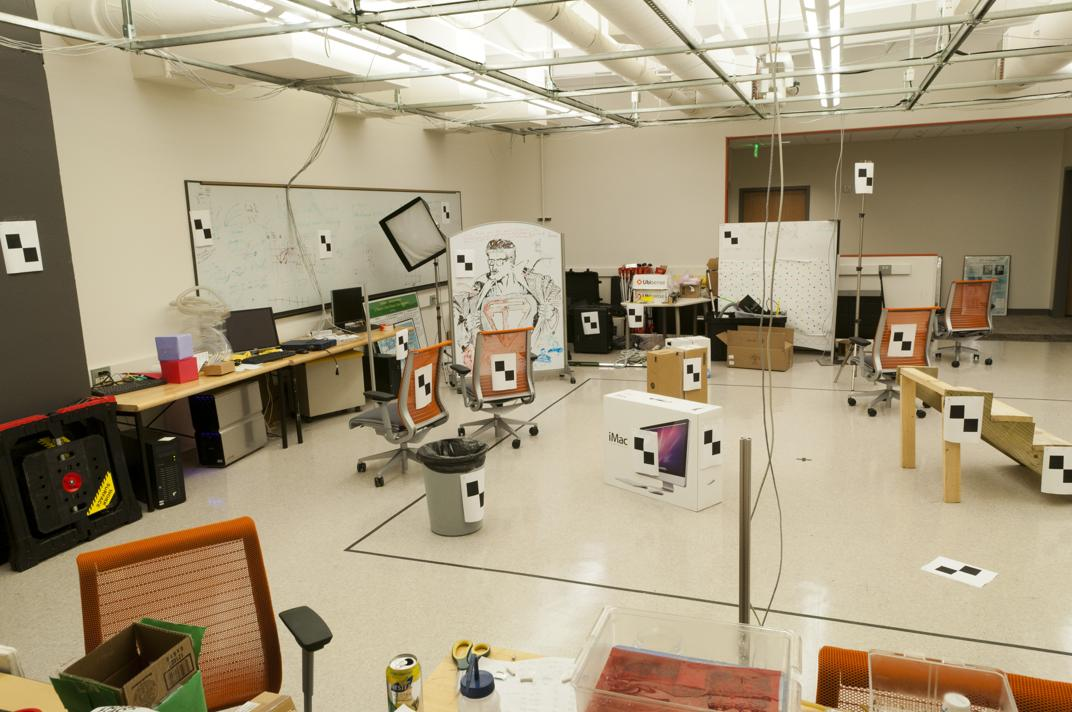
#> input picture hw/hw3/pic_b.jpg, 1072 x 712 px
$ jupyter execute ps3.ipynb
#> lines starting #> are read from the running program, lines starting #| are printed output that depends on the picture
# PS3： Geometry

[cell 1]
import cv2 as cv
import matplotlib.pyplot as plt
import numpy as np
# Matplotlib params
plt.rcParams['figure.figsize'] = (20.0, 8.0)
plt.rcParams['axes.titlesize'] = 18
plt.rcParams['lines.linewidth'] = 1

## 1.Calibration
### 1.1 Projection Matrix M

[cell 2]
# Load data
with open('pts2d-pic_a.txt', 'r') as f:
#> (reads hw/hw3/pts2d-pic_a.txt from the repository)
    pts2d_a = np.array([list(int(n) for n in line.split()) for line in f])
with open('pts2d-pic_b.txt','r') as f:
#> (reads hw/hw3/pts2d-pic_b.txt from the repository)
    pts2d_b = np.array([list(int(n) for n in line.split()) for line in f])
with open('pts3d.txt','r') as f:
#> (reads hw/hw3/pts3d.txt from the repository)
    pts3d = np.array([list(float(n) for n in line.split()) for line in f])
with open('pts2d-norm-pic_a.txt','r') as f:
#> (reads hw/hw3/pts2d-norm-pic_a.txt from the repository)
    pts2d_a_norm = np.array([list(float(n) for n in line.split()) for line in f])
with open('pts3d-norm.txt','r') as f:
    pts3d_norm = np.array([list(float(n) for n in line.split()) for line in f])

print('pts2d_a.shape =', pts2d_a.shape)
print('pts3d-norm.shape =', pts3d_norm.shape)

[cell 3]
def projection_matrix(pts2d, pts3d):
    """
    Compute projection matrix from corresponding 2D and 3D points.

    Args:
        pts2d: 2D points in shape (N, 2)
        pts3d: 3D points in shape (N, 3)

    Returns:
        P: projection matrix in shape (3, 4)
    """
    num_points = pts3d.shape[0]
    num_variables = 11
    A = np.zeros((2 * num_points, num_variables))
    b = np.zeros((2 * num_points, 1))

    for ix, ([u, v], [x, y, z]) in enumerate(zip(pts2d, pts3d)):
        A[2*ix, :]   = [x, y, z, 1, 0, 0, 0, 0, -u*x, -u*y, -u*z]
        A[2*ix+1, :] = [0, 0, 0, 0, x, y, z, 1, -v*x, -v*y, -v*z]
        b[2*ix]      = u
        b[2*ix+1]    = v

    P = np.linalg.lstsq(A, b, rcond=None)[0]
    P = np.append(P, 1).reshape(3, 4)
    return P

[cell 4]
#calculate projection matrix from a
M = projection_matrix(pts2d_a_norm, pts3d_norm)
print('Projection matrix:', M)

[cell 5]
test_3d = pts3d_norm[-1]
test_3d = np.append(test_3d, 1).reshape(4, 1)
cal_2d = np.matmul(M, test_3d)
cal_2d = cal_2d / cal_2d[-1]
u, v = pts2d_a_norm[-1]
resid = np.sqrt((u - cal_2d[0])**2 + (v - cal_2d[1])**2)

test_3d_flat = test_3d.ravel()
cal_2d_flat = cal_2d.ravel()

# print results
print('Test 3D point:', test_3d_flat)
print('Calculated 2D point:', cal_2d_flat)
print('Actual 2D point:', pts2d_a_norm[-1])
print('Residual:', resid)

### 1.2 Random Sampling

[cell 6]
def smp(pts2d, pts3d, train_size):
    #print('pts2d.shape =', pts2d.shape)
    num_points = pts3d.shape[0]
    min_avg_resid = 1000000
    best_M = None
    residual = []
    k_values = []
    for i in range(10):
        perm = np.random.permutation(num_points)
        #validation set
        val_ix = perm[:4]
        print('Validation set:', val_ix)

        #training set
        #calculate projection matrix from training set
        for k in train_size:
            trin_ix = np.random.permutation(perm[4:])[:k]
            print('Training set:', trin_ix)
            M = projection_matrix(pts2d[trin_ix], pts3d[trin_ix])

            #calculate average residual from validation set
            pts3d_val = pts3d[val_ix]
            pts3d_val = np.column_stack((pts3d_val, np.ones(pts3d_val.shape[0])))
            proj =  np.matmul(M, pts3d_val.T)

            #calculate the error
            proj = proj / proj[-1]
            u, v = pts2d[val_ix,0], pts2d[val_ix,1]
            resid = np.sqrt((u - proj[0])**2 + (v - proj[1])**2)

            avg_resid = np.mean(resid)
            residual.append(avg_resid)
            if avg_resid < min_avg_resid:
                min_avg_resid = avg_resid
                best_M = M
            print('#{:d}: k={:02d}, residual={:0.2f}'.format(i, k, avg_resid))
            k_values = k_values + [k]
        print('-------------------------------------')
    print('Best M:', best_M)
    return best_M, k_values, residual

[cell 7]
train_size = [8, 12, 16]
best_M,k_values, residual = smp(pts2d_b, pts3d, train_size)

[cell 8]
#plot residual
plt.figure(figsize=(10, 6))
plt.scatter(k_values, residual, c='blue', marker='o', label='Average Residual')
plt.xlabel('k')
plt.ylabel('Average Residual')
plt.title('Relationship between k and Average Residual')
plt.legend()
plt.grid(True)
plt.show()
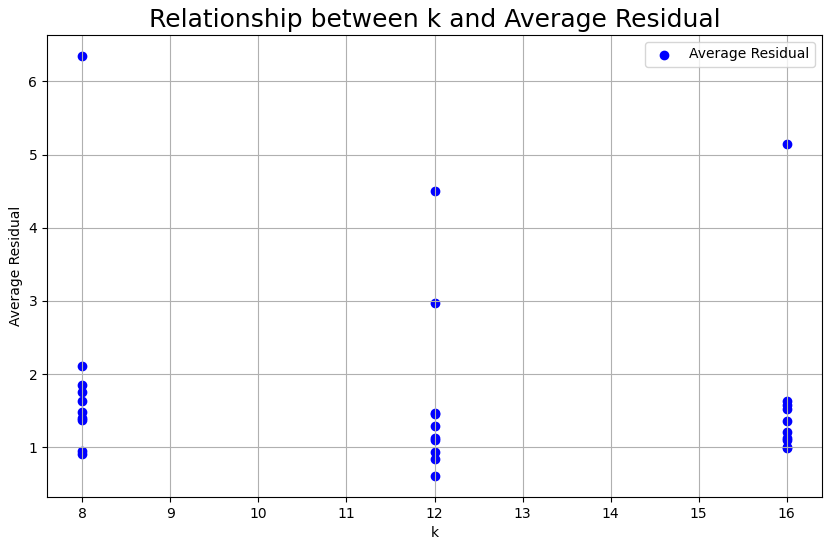
#> figure drawn by matplotlib, 1 panel

As we see from the figure, a bigger k always correspond to a lower average residual. The reasons can be:
* **Richer Information**: As k increases, the model gets more data points to compute the projection matrix. Having more data generally means that the model can capture the underlying structure better.
* **Reduced Effect of Outliers**: With a smaller set of data points, an outlier can have a strong influence on the result. With more data points, the influence of any single outlier diminishes, leading to a more robust model.
* **Overfitting vs. Generalization**: When using a small number of points, the model might overfit to those specific points, which means it performs exceptionally well on them but might perform poorly on new data points. As you increase the number of data points, the model becomes more generalized and often provides better performance on a validation set.

### 1.3 Find the camera center

[cell 9]
def camera_center(P):
    """
    Compute the camera center matrix from the projection matrix.

    Args:
        P: projection matrix in shape (3, 4)

    Returns:
        C: camera center in shape (3, 1)
    """
    A = P[:, 0:3]
    b = P[:, 3]
    C = -np.linalg.inv(A) @ b
    return C

#calculate camera center
C = camera_center(best_M)
print('Camera center:', C)

## 2.Fundamental Matrix Estimation
### 2.1 Least squares function to solve fundamental matrix

[cell 10]
def fundamental_matrix(pts2d_1, pts2d_2):
    """
    Compute fundamental matrix from corresponding 2D points.

    Args:
        pts2d_1: 2D points in shape (N, 2)
        pts2d_2: 2D points in shape (N, 2)

    Returns:
        F: fundamental matrix in shape (3, 3)
    """
    num_points = pts2d_1.shape[0]
    A = np.zeros((num_points, 9))
    for ix, ([u1, v1], [u2, v2]) in enumerate(zip(pts2d_1, pts2d_2)):
        A[ix, :] = [u2*u1, u2*v1, u2, v2*u1, v2*v1, v2, u1, v1, 1]
    u, s, vt = np.linalg.svd(A.T @ A)
    F = vt[-1, :].reshape((3, 3))
    # F = np.linalg.svd(F)[0] @ np.diag([1, 1, 0]) @ np.linalg.svd(F)[2]
    return F

[cell 11]
F = fundamental_matrix(pts2d_a, pts2d_b)
print('Fundamental matrix:\n', F)

### 2.2 Rank constraint

[cell 12]
# F = np.linalg.svd(F)[0] @ np.diag([1, 1, 0]) @ np.linalg.svd(F)[2]
u, s, vt = np.linalg.svd(F)
F = (u[:, :2]*s[:2]) @ vt[:2, :]
print('Reduced rank Fundamental matrix:\n', F)

### 2.3 Epipolar lines

[cell 13]
#load image_b
img_b = cv.imread('pic_b.jpg')
#> img_b is the input picture: shape (712, 1072, 3); mean B, G, R 126, 152.9, 166.6
img_b = cv.cvtColor(img_b, cv.COLOR_BGR2RGB)
plt.imshow(img_b)

[cell 14]
def get_epipolar_lines(pts, F):
    """
    Compute epipolar lines from corresponding 2D points and fundamental matrix.

    Args:
        pts: 2D points in shape (N, 2)
        F: fundamental matrix in shape (3, 3)

    Returns:
        lines: epipolar lines in shape (N, 3)
    """
    pts = np.column_stack((pts, np.ones(pts.shape[0])))
    lines = (F @ pts.T).T
    print('lines.shape =', lines.shape)
    return lines

[cell 15]
def plot_lines(ax, lines, pts):
    h,w = pts.shape[:-1]
#> h = 712; w = 1072
    print('h,w =', h, w)
#| h,w = 712 1072
    edge_l = np.array([1,0,0])
    edge_r = np.array([-1,0,w])
#> edge_r = [-1, 0, 1072]

    for l in lines:
        p1 = np.cross(l, edge_l)
        p2 = np.cross(l, edge_r)
        p1 = p1/p1[-1]
        p2 = p2/p2[-1]
        ax.plot([p1[0], p2[0]], [p1[1], p2[1]], color='red')
    return

[cell 16]
#plot epipolar lines
fig, ax = plt.subplots()
ax.imshow(img_b)
ax.set_xlim(0, img_b.shape[1])
ax.set_ylim(img_b.shape[0], 0)

ax.plot(pts2d_b[:,0], pts2d_b[:,1], 'o', color='blue')

lines = get_epipolar_lines(pts2d_a, F)
plot_lines(ax, lines, img_b)
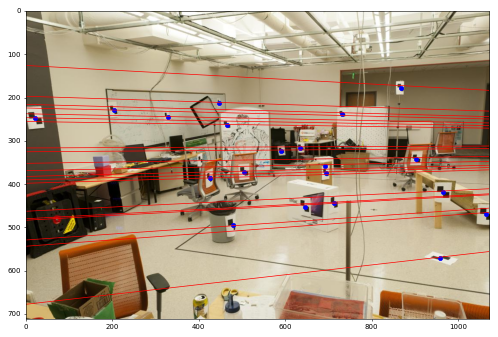
#> figure drawn by matplotlib, 1 panel

### 2.4 Normalization

[cell 17]
def normalize(pts):
    """
    Normalize 2D points.

    Args:
        pts: 2D points in shape (N, 2)

    Returns:
        pts_norm: normalized 2D points in shape (N, 2)
        T: normalization matrix in shape (3, 3)
    """
    pts_norm = np.zeros(pts.shape)
    T = np.zeros((3, 3))

    u_mean = np.mean(pts[:, 0])
    v_mean = np.mean(pts[:, 1])
    u_std = np.std(pts[:, 0])
    v_std = np.std(pts[:, 1])

    # construct T
    T[0, 0] = 1 / u_std
    T[1, 1] = 1 / v_std
    T[0, 2] = -u_mean / u_std
    T[1, 2] = -v_mean / v_std
    T[2, 2] = 1

    pts = np.column_stack((pts, np.ones(pts.shape[0])))
    pts_norm = (T @ pts.T).T
    return pts_norm[:,:-1], T

[cell 18]
# normalize points
pts2d_a_norm, Ta = normalize(pts2d_a)
pts2d_b_norm, Tb = normalize(pts2d_b)
print('pts2d_a_norm.shape =', pts2d_a_norm.shape)
print('pts2d_b_norm.shape =', pts2d_b_norm.shape)
# calculate fundamental matrix
F_norm = fundamental_matrix(pts2d_a_norm, pts2d_b_norm)
u, s, vt = np.linalg.svd(F_norm)
F_norm = (u[:, :2]*s[:2]) @ vt[:2, :]
print('Reduced rank Fundamental matrix:\n', F_norm)

# inverse transform
F = Tb.T @ F_norm @ Ta
print('Fundamental matrix:\n', F)

### 2.5 Epipolar lines after normalization

[cell 19]
#plot epipolar lines
fig, ax = plt.subplots()
ax.imshow(img_b)
ax.set_xlim(0, img_b.shape[1])
ax.set_ylim(img_b.shape[0], 0)

ax.plot(pts2d_b[:,0], pts2d_b[:,1], 'o', color='blue')

lines = get_epipolar_lines(pts2d_a, F)
plot_lines(ax, lines, img_b)
#| h,w = 712 1072
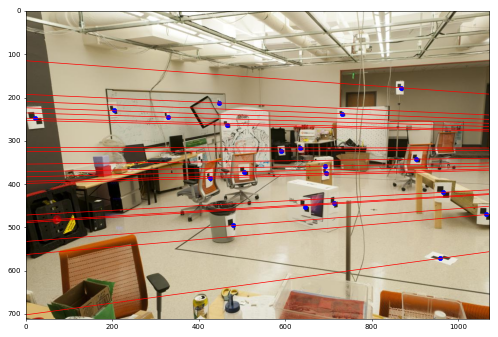
#> figure drawn by matplotlib, 1 panel
